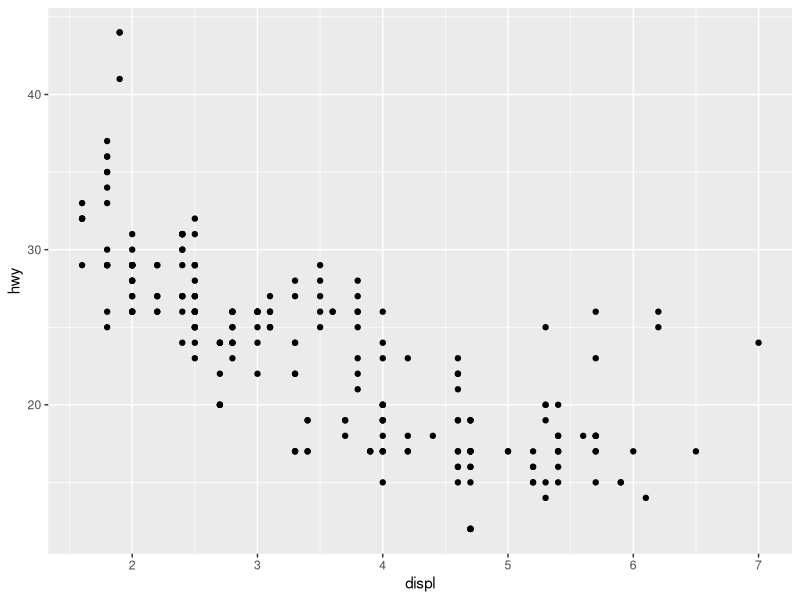
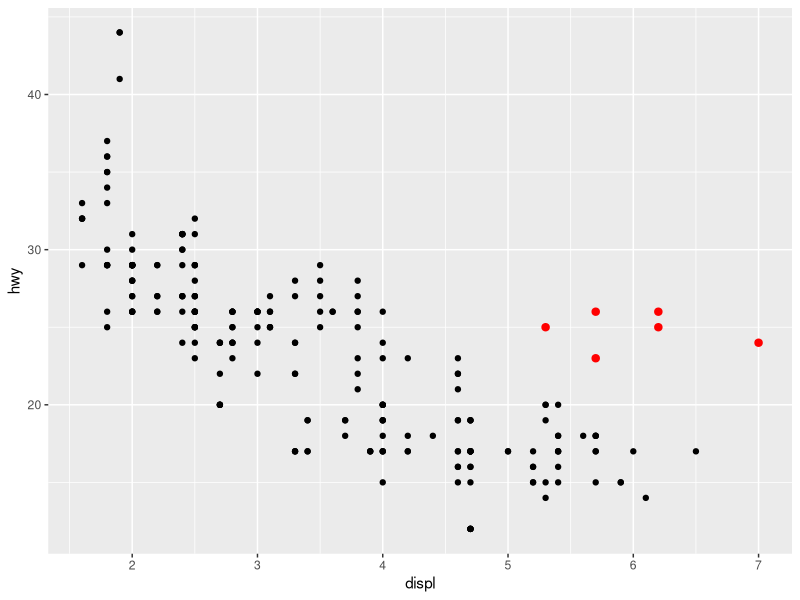
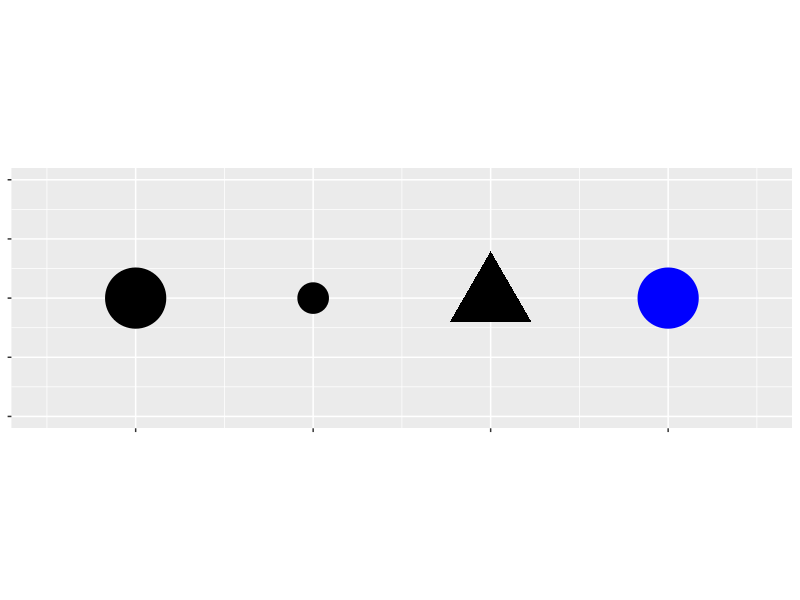
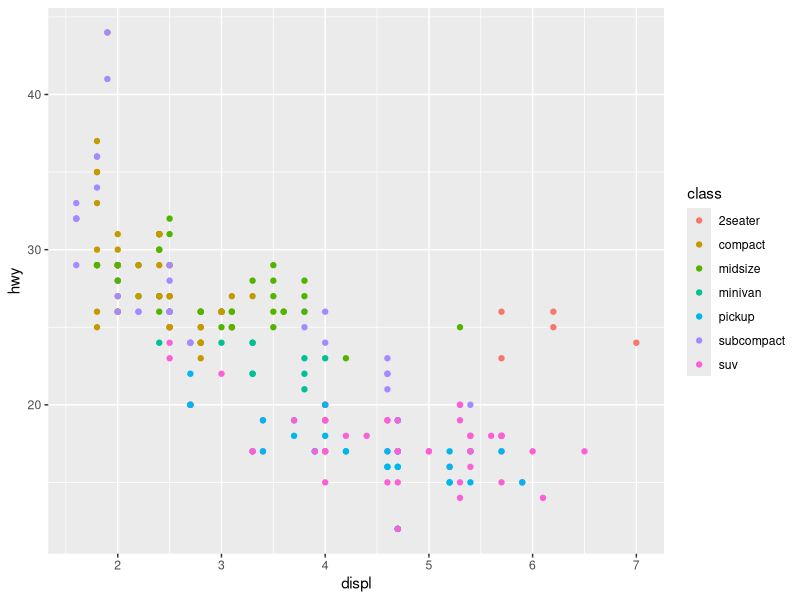
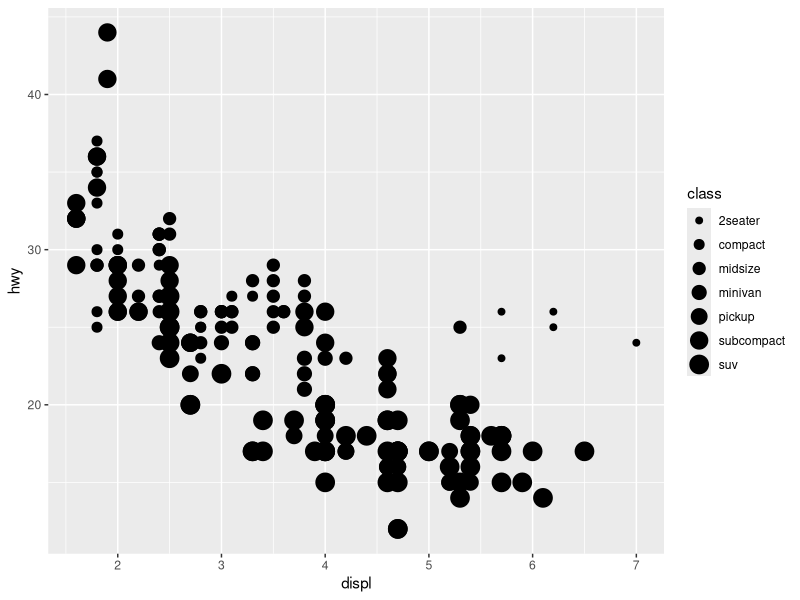
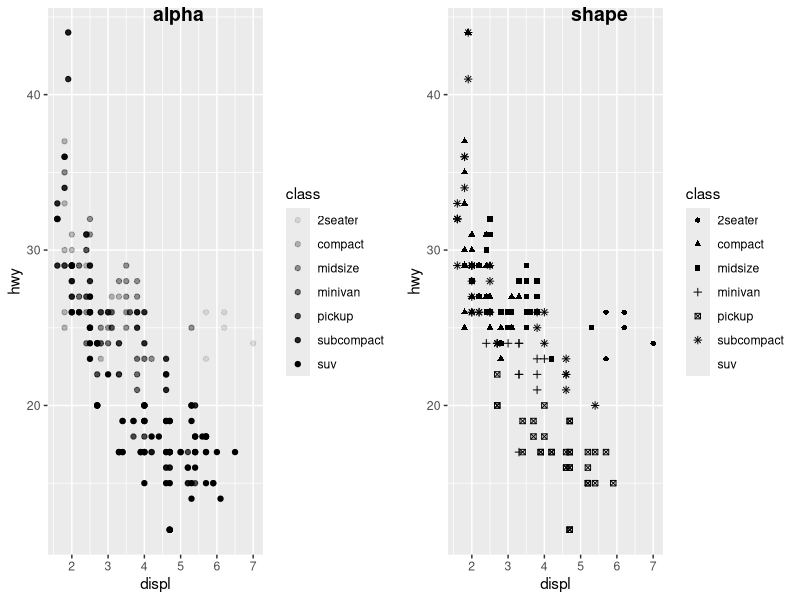
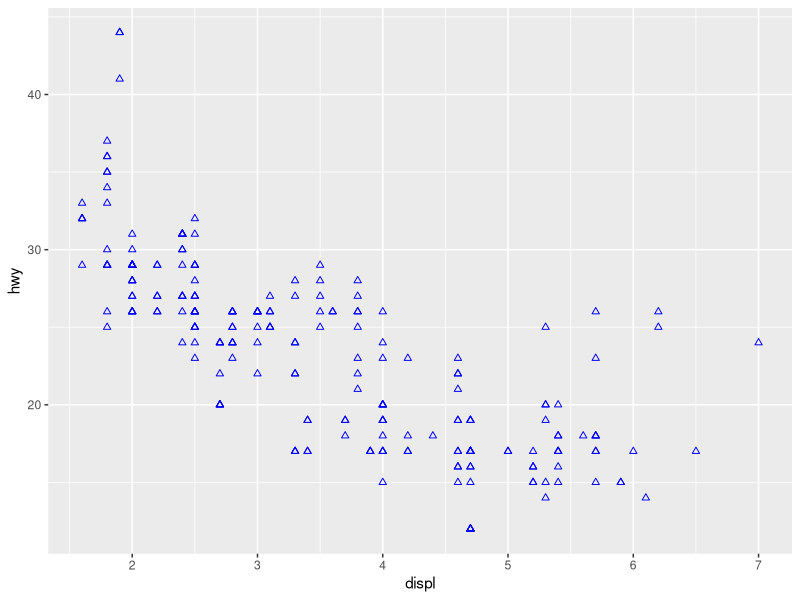
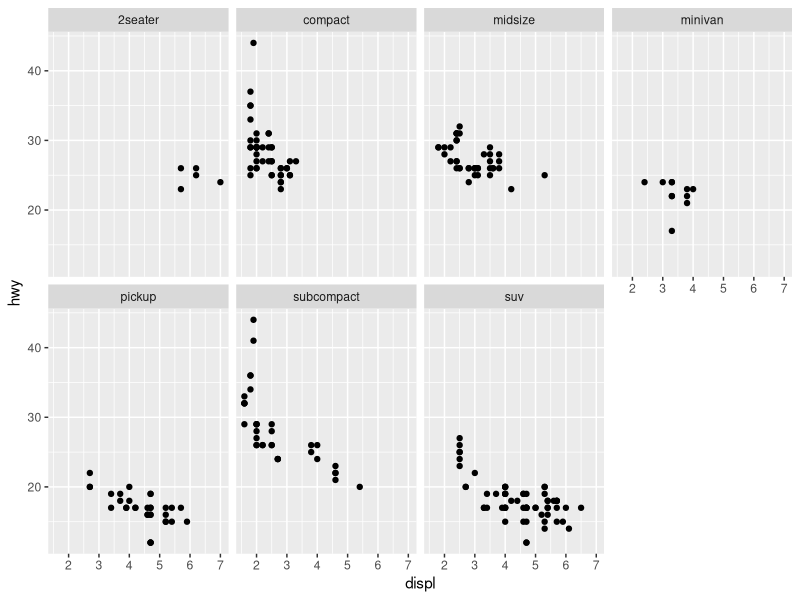

Write the R code that produced these figures, in order.
## ---- chunk 1
knitr::opts_chunk$set(echo = TRUE)
## ---- chunk 2
library(tidyverse)
mpg
## ---- chunk 3
ggplot(data = mpg) + 
  geom_point(mapping = aes(x = displ, y = hwy))
## ---- chunk 4
ggplot(data = mpg, mapping = aes(x = displ, y = hwy)) +
  geom_point() + 
  geom_point(data = dplyr::filter(mpg, displ > 5, hwy > 20), colour = "red", size = 2.2)
## ---- chunk 5
ggplot() +
  geom_point(aes(1, 1), size = 20) +
  geom_point(aes(2, 1), size = 10) + 
  geom_point(aes(3, 1), size = 20, shape = 17) + 
  geom_point(aes(4, 1), size = 20, colour = "blue") + 
  scale_x_continuous(NULL, limits = c(0.5, 4.5), labels = NULL) + 
  scale_y_continuous(NULL, limits = c(0.9, 1.1), labels = NULL) + 
  theme(aspect.ratio = 1/3)
## ---- chunk 6
ggplot(data = mpg) + 
  geom_point(mapping = aes(x = displ, y = hwy, color = class))
## ---- chunk 7
ggplot(data = mpg) + 
  geom_point(mapping = aes(x = displ, y = hwy, size = class))
## ---- chunk 8

# class as colour shades with setting alpha 
alpha <- ggplot(data = mpg) + 
  geom_point(mapping = aes(x = displ, y = hwy, alpha = class))

# class as shapes
shape <- ggplot(data = mpg) + 
  geom_point(mapping = aes(x = displ, y = hwy, shape = class))

library(cowplot)

panel <- cowplot::plot_grid(alpha, shape, labels = c("alpha", "shape"), hjust = -3.0)

panel


## ---- chunk 9
ggplot(data = mpg) + 
  geom_point(mapping = aes(x = displ, y = hwy), color = "blue", shape = 24)
## ---- chunk 10
ggplot(data = mpg) + 
  geom_point(mapping = aes(x = displ, y = hwy)) + 
  facet_wrap(~ class, nrow = 2)
## ---- chunk 11
ggplot(data = mpg) + 
  geom_point(mapping = aes(x = displ, y = hwy)) + 
  facet_grid(drv ~ cyl)
## ---- chunk 12
scatter <- ggplot(data = mpg) + 
  geom_point(mapping = aes(x = displ, y = hwy))

smooth <- ggplot(data = mpg) + 
  geom_smooth(mapping = aes(x = displ, y = hwy))

panel2 <- cowplot::plot_grid(scatter, smooth, labels = (c("scatter", "smooth")), hjust = -2)

panel2
## ---- chunk 13
ggplot(data = mpg) + 
  geom_smooth(mapping = aes(x = displ, y = hwy, linetype = drv))
## ---- chunk 14
ggplot(data = mpg, mapping = aes(x = displ, y = hwy, color = drv)) + 
  geom_point() +
  geom_smooth(mapping = aes(linetype = drv))
## ---- chunk 15
ggplot(data = mpg, mapping = aes(x = displ, y = hwy)) + 
  geom_point(mapping = aes(color = class)) + 
  geom_smooth()
## ---- chunk 16
ggplot(data = mpg, mapping = aes(x = displ, y = hwy)) + 
  geom_point(mapping = aes(color = class)) + 
  geom_smooth(data = filter(mpg, class == "subcompact"), se = FALSE)
## ---- chunk 17
ggplot(data = diamonds) + 
  geom_bar(mapping = aes(x = cut))
## ---- chunk 18
colours <- ggplot(data = diamonds) + 
  geom_bar(mapping = aes(x = cut, colour = cut))

more_colours <- ggplot(data = diamonds) + 
  geom_bar(mapping = aes(x = cut, fill = cut))

panel3 <- cowplot::plot_grid(colours, more_colours, labels = c("colours", 
"even more colours"), hjust = -1)

panel3
## ---- chunk 19
ggplot(data = diamonds) + 
  geom_bar(mapping = aes(x = cut, fill = clarity))
## ---- chunk 20
  stacked <- ggplot(data = diamonds, mapping = aes(x = cut, fill = clarity)) + 
      geom_bar(alpha = 1/5, position = "identity")
  
  stacked_not_filled <- ggplot(data = diamonds, mapping = aes(x = cut, colour = clarity)) + 
      geom_bar(fill = NA, position = "identity")
    
cowplot::plot_grid(stacked, stacked_not_filled)    
    
    
## ---- chunk 21
    ggplot(data = diamonds) + 
      geom_bar(mapping = aes(x = cut, fill = clarity), position = "fill")
## ---- chunk 22
    ggplot(data = diamonds) + 
      geom_bar(mapping = aes(x = cut, fill = clarity), position = "dodge")
## ---- chunk 23
ggplot(data = mpg) + 
  geom_point(mapping = aes(x = displ, y = hwy))
## ---- chunk 24
ggplot(data = mpg) + 
  geom_point(mapping = aes(x = displ, y = hwy), position = "jitter")
## ---- chunk 25
summary(cars)
## ---- chunk 26
plot(pressure)
